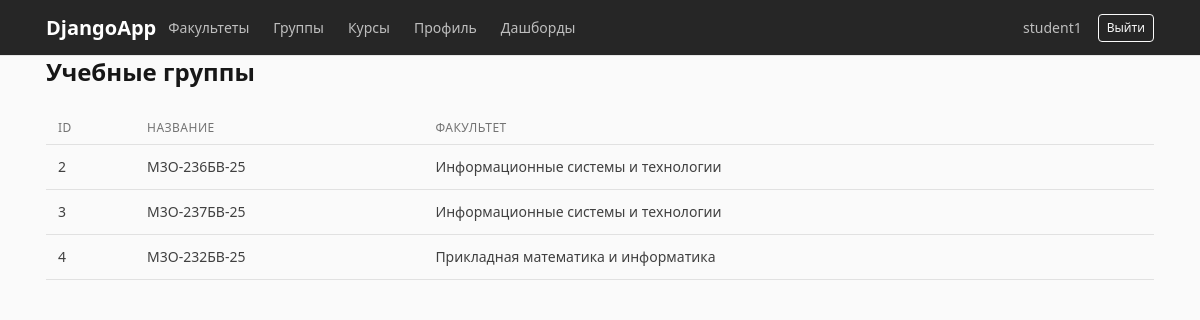
Page /groups/ (signed in) on the earlier database version.
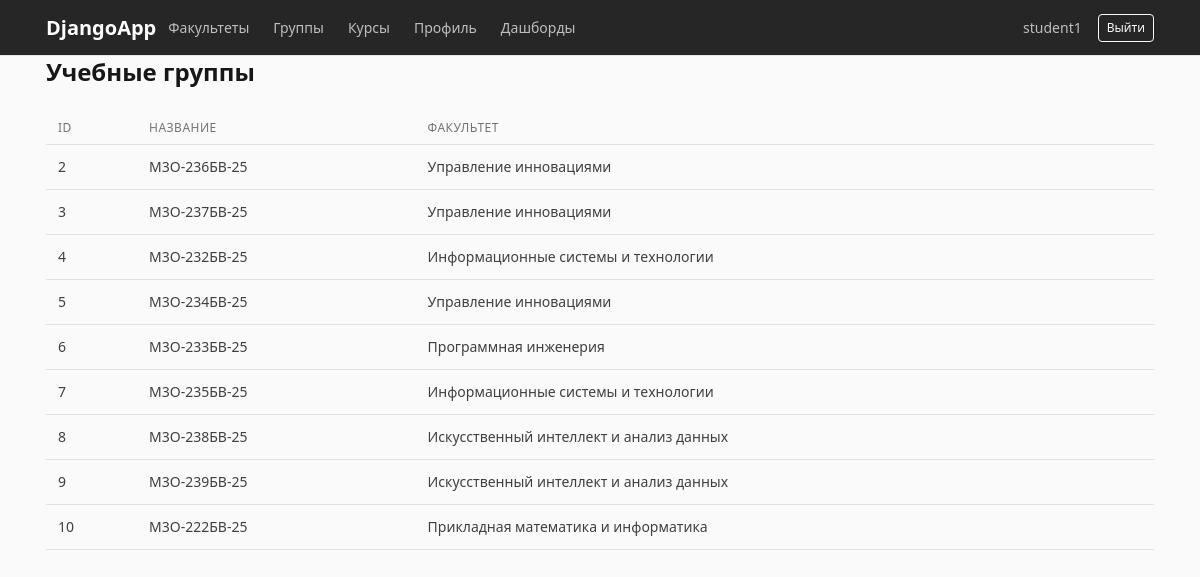
Same page on the later database version.
### accounts/models.py (models this page shows, shortened)
class AcademicGroup(models.Model):
    name = models.CharField(max_length=50)
    department = models.ForeignKey(
        Department,
        on_delete=models.CASCADE,
        related_name='groups'
    )

class Department(models.Model):
    name = models.CharField(max_length=200)

### accounts/views.py (the view)
@login_required
def academic_group_list(request):
    groups = AcademicGroup.objects.select_related(
        'department'
    ).all()
    return render(
        request,
        'academic_group_list.html',
        {
            'groups': groups,
            'is_methodist': is_methodist(
                request.user
            ),
        }
    )

### accounts/views.py (called while the page is built)
def is_methodist(user):
    return user.groups.filter(
        name='Методист'
    ).exists()

### templates/academic_group_list.html (shortened to what this page needs)
{% extends 'base.html' %}
{% block content %}
<div class="d-flex justify-content-between mb-3">
    <h1>Учебные группы</h1>
</div>
<table class="table table-striped">
    <thead>
        <tr>
            <th>ID</th>
            <th>Название</th>
            <th>Факультет</th>
        </tr>
    </thead>
    <tbody>
        {% for group in groups %}
        <tr>
            <td>
                {{ group.id }}
            </td>
            <td>
                {{ group.name }}
            </td>
            <td>
                {{ group.department.name }}
            </td>
        </tr>
        {% endfor %}
    </tbody>
</table>
{% endblock %}

### templates/base.html (shortened to what this page needs)
{% load static %}
<!DOCTYPE html>
<html data-bs-theme-base="slate" lang="ru">
<head>
    <link rel="stylesheet" href="{% static 'vendor/tabler/css/tabler.css' %}">
</head>
<body>
<nav class="navbar navbar-expand-lg navbar-dark bg-dark">
    <div class="container">
        <a class="navbar-brand" href="/profile/">
            DjangoApp
        </a>
        <div class="navbar-nav me-auto">
            <a class="nav-link" href="/departments/">
                Факультеты
            </a>
            <a class="nav-link" href="/groups/">
                Группы
            </a>
            <a class="nav-link" href="/courses/">
                Курсы
            </a>
            <a class="nav-link" href="/profile/">
                Профиль
            </a>
            <a class="nav-link" href="/dashboard/">
                Дашборды
            </a>
        </div>
        {% if user.is_authenticated %}
            <span class="navbar-text me-3">
                {{ user.username }}
            </span>
            <form method="post" action="/accounts/logout/">
                <button class="btn btn-outline-light btn-sm"
                        type="submit">
                    Выйти
                </button>
            </form>
        {% endif %}
    </div>
</nav>
<div class="container page-container">
    {% block content %}
    {% endblock %}
</div>
</body>
</html>

Differences in the rows shown:
changed AcademicGroup "М3О-236БВ-25": department.name "Информационные системы и технологии" → "Управление инновациями"
changed AcademicGroup "М3О-237БВ-25": department.name "Информационные системы и технологии" → "Управление инновациями"
changed AcademicGroup "М3О-232БВ-25": department.name "Прикладная математика и информатика" → "Информационные системы и технологии"
added AcademicGroup: id "5", name "М3О-234БВ-25", department.name "Управление инновациями"
added AcademicGroup: id "6", name "М3О-233БВ-25", department.name "Программная инженерия"
added AcademicGroup: id "7", name "М3О-235БВ-25", department.name "Информационные системы и технологии"
added AcademicGroup: id "8", name "М3О-238БВ-25", department.name "Искусственный интеллект и анализ данных"
added AcademicGroup: id "9", name "М3О-239БВ-25", department.name "Искусственный интеллект и анализ данных"
added AcademicGroup: id "10", name "М3О-222БВ-25", department.name "Прикладная математика и информатика"
